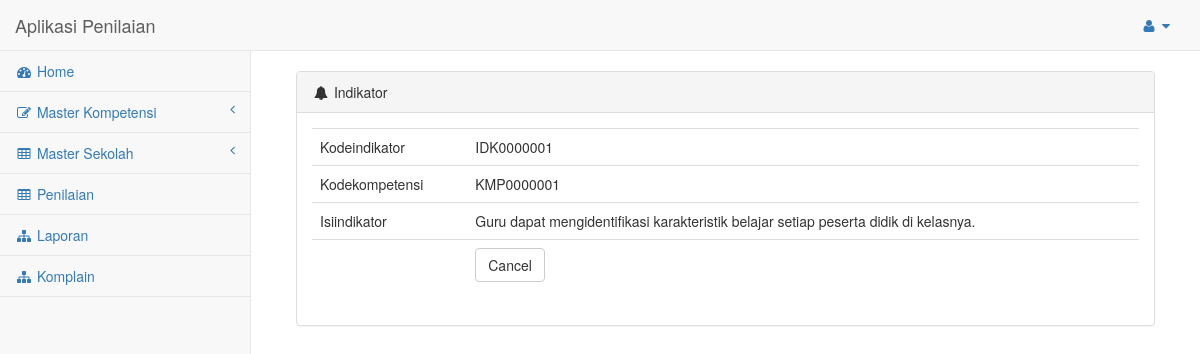
Screenshot of /indikator/view/IDK0000001.html with the database file from the repository.
### tables this page shows
CREATE TABLE IF NOT EXISTS `indikator` (
  `kodeindikator` varchar(10) NOT NULL,
  `kodekompetensi` varchar(10) NOT NULL,
  `isiindikator` text NOT NULL
);

### application/controllers/Indikator.php (called while the page is built, shortened)
<?php
class Indikator extends CI_Controller
{
    function __construct()
    {
        $this->load->model('M_indikator');
        $this->load->library('form_validation');
        $this->load->model('M_kompetensi');
        $this->load->model('CodeGenerator');
    }
    public function view($id)
    {
        $this->load->view('nav');
        $row = $this->M_indikator->selectById($id);
        if ($row) {
            $data = array(
		'kodeindikator' => $row->kodeindikator,
		'kodekompetensi' => $row->kodekompetensi,
		'isiindikator' => $row->isiindikator,
        'listkompetensi'=>$this->M_kompetensi->selectByAll(),
	    );
            $this->load->view('indikator/v_indikatorlihat', $data);
        }
        $this->load->view('foot');
    }
}

### index.php (called while the page is built, shortened)
<?php
require_once BASEPATH.'core/CodeIgniter.php';

### application/models/M_indikator.php (called while the page is built, shortened)
<?php
class M_indikator extends CI_Model
{
    public $table = 'indikator';
    public $primary = 'kodeindikator';
    function selectById($id)
    {
        $this->db->where($this->primary, $id);
        return $this->db->get($this->table)->row();
    }
}

### application/views/indikator/v_indikatorlihat.php (the view)
<div class="col-lg-12">
                    <div class="panel panel-default">
                        <div class="panel-heading">
                            <i class="fa fa-bell fa-fw"></i> Indikator
                        </div>
                         <div class="panel-body">
        <table class="table">
	    <tr><td>Kodeindikator</td><td><?php echo $kodeindikator; ?></td></tr>
	    <tr><td>Kodekompetensi</td><td><?php echo $kodekompetensi; ?></td></tr>
	    <tr><td>Isiindikator</td><td><?php echo $isiindikator; ?></td></tr>
	    <tr><td></td><td><a href="<?php echo site_url('indikator') ?>" class="btn btn-default">Cancel</a></td></tr>
	</table></div></div></div>

### rows the page displays
indikator: kodeindikator "IDK0000001", kodekompetensi "KMP0000001", isiindikator "Guru dapat mengidentifikasi karakteristik belajar setiap peserta didik di kelasnya."
